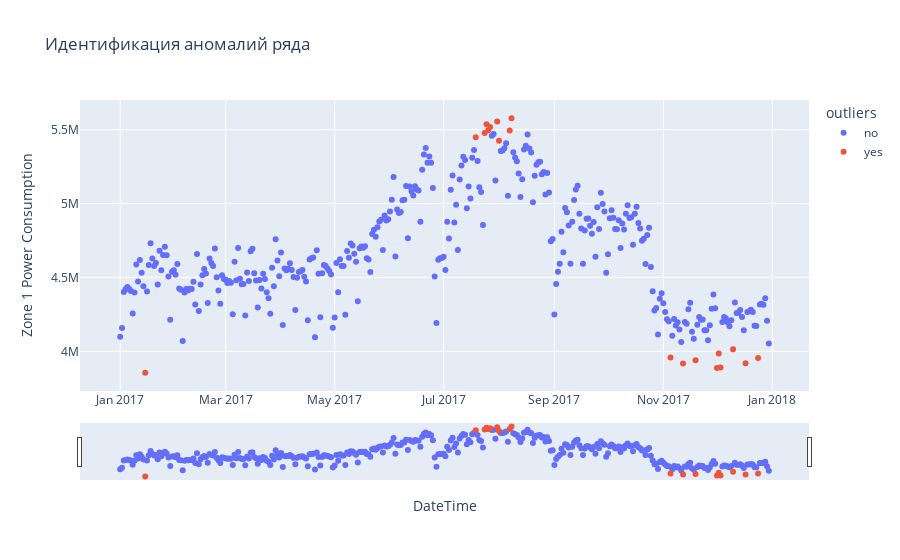

Source (notebook cell):
### Code cell
df['outliers'] = df['outliers'].apply(lambda x: 'yes'if (x == -1) else 'no')
df.query('outliers == "yes"')
fig = px.scatter(df.reset_index(),x='DateTime',y='Zone 1 Power Consumption', color='outliers',\
                 title='Идентификация аномалий ряда')
fig.update_xaxes(rangeslider_visible=True)
fig.show()
df.drop('outliers',axis=1,inplace=True)

### Figure 1 — Plotly figure (JSON) as saved in the notebook; plotly's stock layout.template omitted (floating-point values rounded to 4 significant figures; data arrays with more than 128 entries replaced by an {"elided": "..."} marker saying what was removed)
{"data": [{"hovertemplate": "outliers=no<br>DateTime=%{x}<br>Zone 1 Power Consumption=%{y}<extra></extra>", "legendgroup": "no", "marker": {"color": "#636efa", "symbol": "circle"}, "mode": "markers", "name": "no", "orientation": "v", "showlegend": true, "type": "scatter", "x": {"elided": "345 str values"}, "xaxis": "x", "y": {"elided": "345 float values"}, "yaxis": "y"}, {"hovertemplate": "outliers=yes<br>DateTime=%{x}<br>Zone 1 Power Consumption=%{y}<extra></extra>", "legendgroup": "yes", "marker": {"color": "#EF553B", "symbol": "circle"}, "mode": "markers", "name": "yes", "orientation": "v", "showlegend": true, "type": "scatter", "x": ["2017-01-15T00:00:00", "2017-07-19T00:00:00", "2017-07-24T00:00:00", "2017-07-25T00:00:00", "2017-07-26T00:00:00", "2017-07-27T00:00:00", "2017-07-31T00:00:00", "2017-08-01T00:00:00", "2017-08-07T00:00:00", "2017-08-08T00:00:00", "2017-11-05T00:00:00", "2017-11-12T00:00:00", "2017-11-19T00:00:00", "2017-12-01T00:00:00", "2017-12-02T00:00:00", "2017-12-03T00:00:00", "2017-12-10T00:00:00", "2017-12-17T00:00:00", "2017-12-24T00:00:00"], "xaxis": "x", "y": [3855000.0, 5450000.0, 5478000.0, 5537000.0, 5496000.0, 5518000.0, 5556000.0, 5426000.0, 5495000.0, 5578000.0, 3958000.0, 3918000.0, 3939000.0, 3887000.0, 3984000.0, 3890000.0, 4013000.0, 3919000.0, 3955000.0], "yaxis": "y"}], "layout": {"legend": {"title": {"text": "outliers"}, "tracegroupgap": 0}, "title": {"text": "Идентификация аномалий ряда"}, "xaxis": {"anchor": "y", "domain": [0, 1], "rangeslider": {"visible": true}, "title": {"text": "DateTime"}}, "yaxis": {"anchor": "x", "domain": [0, 1], "title": {"text": "Zone 1 Power Consumption"}}}}
